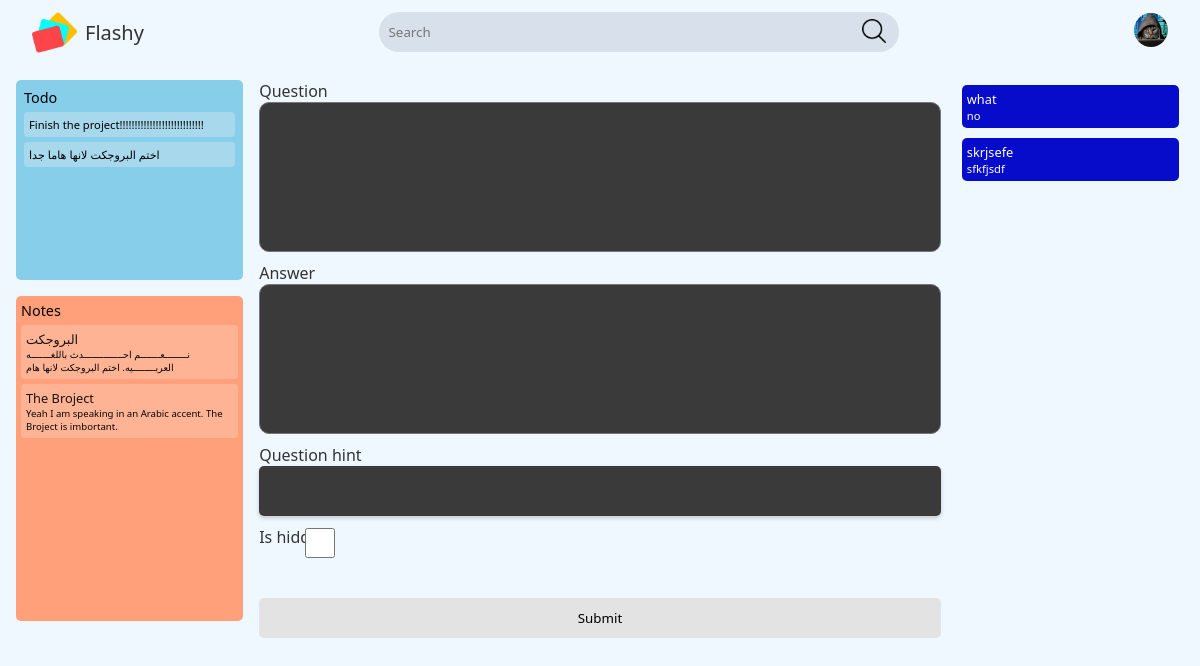
/subject=28/topic=52/create-flashcard (signed in), run on the app's committed database.
### flashcard/models.py (models this page shows, shortened)
class User(AbstractUser):
  name = models.CharField(max_length=300, null=True, blank=False, unique=True)
  username = models.CharField(max_length=300, unique=True)
  email = models.EmailField(unique=True, blank=False)
  biography = models.TextField(null=True, blank=True)
  score = models.IntegerField(null=False, default=0, blank=False)
  class educations(models.TextChoices):
    Middle_School = "Middle_School"
    High_School = "High_School"
    College = "College"
    Graduate_School = "Graduate_School"
  education = models.CharField(max_length=20, choices=educations.choices, default=educations.College)
  avatar = models.ImageField(null=True, default=get_default_avatar, max_length=500)
  prefer_dark_theme = models.BooleanField(default=False, help_text="Do you prefer dark theme?")
  is_active = models.BooleanField(default=True, help_text="If the person is active, it is True")
  date_joined = models.DateTimeField(auto_now_add=True)
  USERNAME_FIELD = 'email'
  REQUIRED_FIELDS = []

class Todo(models.Model):
  task = models.TextField(max_length=255, null=False, blank=False)
  created = models.DateTimeField(auto_now_add=True)
  creator = models.ForeignKey(User, on_delete=models.CASCADE)

class Notes(models.Model):
  title = models.CharField(max_length=3000, null=False, blank=False, default="")
  note = models.TextField(max_length=255, null=False, blank=False)
  flashcard = models.ForeignKey(FlashCard, null=True, on_delete=models.SET_NULL, blank=True)
  topic = models.ForeignKey(Topics, null=True, on_delete=models.SET_NULL, blank=True)
  created = models.DateTimeField(auto_now_add=True)
  updated = models.DateTimeField(auto_now=True)
  creator = models.ForeignKey(User, on_delete=models.CASCADE)

class FlashCard(models.Model):
  creator = models.ForeignKey(User, on_delete=models.SET_NULL, null=True, help_text="Who is the original creator of the flashcard. I will add more functionality where learners can 'fork' it like github repo and pull request the mistakes")
  question = models.TextField(max_length=500, null=False, blank=False)
  question_hint = models.CharField(max_length=30, blank=True, help_text="If you forget, it will appear after a certain while")
  answer = models.TextField(max_length=2000, blank=True)
  created = models.DateTimeField(auto_now_add=True)
  updated = models.DateTimeField(auto_now=True)
  topic = models.ForeignKey(Topics, on_delete=models.SET_NULL, null=True)
  is_hidden = models.BooleanField(default=False)

### flashcard/views.py (the view)
# urls.py: path('subject=<int:subject_id>/topic=<int:topic_id>/create-flashcard', views.create_flashcard, name='create-flashcard'),
def create_flashcard(request, subject_id, topic_id):
	notes = Notes.objects.filter(creator=request.user).order_by("-updated")
	to_do = Todo.objects.filter(creator=request.user).order_by("created")
	current_subject = Subject.objects.get(id=subject_id)
	current_topic = Topics.objects.get(id=topic_id, subject=current_subject)
	flashcard = FlashCard.objects.filter(creator=request.user, topic__subject=current_topic.subject,
	                                     topic=current_topic).order_by("-updated")
	if request.method == 'POST':
		form = FlashcardForm(request.POST)
		user = request.user
		if form.is_valid():
			flashcard = form.save(commit=False)
			flashcard.creator = user
			flashcard.topic = current_topic
			flashcard.save()
			return redirect('create-flashcard', subject_id=current_subject.id, topic_id=current_topic.id)
	else:
		form = FlashcardForm()
	return render(request, 'flashcards/important/flashcard_create.html',
	              {"forms": form, "flashcards": flashcard, "current_topic": current_topic,
	               "current_subject": current_subject, "CreateOrUpdate": "Create", "notes": notes,
	               "todo": to_do, "isUpdate": "false"})

### flashcard/forms.py
class FlashcardForm(ModelForm):
	class Meta:
		model = FlashCard
		fields = ['question', 'answer', 'question_hint', 'is_hidden']

### flashcard/templates/flashcards/important/flashcard_create.html (shortened to what this page needs)
{% extends 'main.html' %}
{% load static %}
{% block css_file %}
<link rel="stylesheet" href="{% static 'styles/important/flashcard_create.css' %}">
{% endblock css_file %}
{% block content %}
  <div class="flashcard-create-div">
    <div class="flashcard-start">
      {% include 'flashcards/components/todo.html' %}
      {% include 'flashcards/components/notes.html' %}
    </div>
    <div class="flashcard-center">
    <div class="form">
      <form action="" method="post">
        {% for field in forms %}
          <div class="form-group">
            <label for="{{ field.id_for_label }}" class="flashcard-label">{{ field.label }}</label>
            {{ field }}
          </div>
        {% endfor %}
        <input type="submit" value="Submit">
      </form>
    </div>
    </div>
    <div class="flashcard-end">
      {% include 'flashcards/components/recently_added_flashcards.html' %}
    </div>
  </div>
{% endblock content %}

### templates/navbar.html (shortened to what this page needs)
{% load static %}
<nav>
  <div id="start" class="logo">
    <a href="{% url 'home' %}">
      <img src="{% static 'images/related/logo.png' %}" class="logo-image">
        <p>Flashy</p>
    </a>
  </div>
  <div id="center" class="search">
    <form class="header_search" method="get" action="{% url 'search' %}">
      <input name="q" placeholder="Search" class="input">
      <button class="search-logo"><img src="{% static 'images/related/search_dark.png' %}" class="search-logo-image" width="24px" height="24px"></button>
    </form>
     </div>
  <div id="end" class="user">
      {% if request.user.is_authenticated %}
        <div class="avatar">
          <a href="{% url 'settings' %}">
            {% if request.user.avatar == "/static/image/avatar/avatar.png"%}
              <img src="{{ request.user.avatar }}" class="avatar-image">
            {% else %}
              <img src="{{ request.user.avatar.url }}" class="avatar-image">
            {% endif %}
          </a>
        </div>
      {% else %}
        <div class="login-button">
            <a href="{% url 'login' %}">
                <button>Login</button>
            </a>
        </div>
      {% endif %}
  </div>
</nav>

### flashcard/templates/flashcards/components/todo.html
{% load static %}
<link rel="stylesheet" href="{% static 'styles/components/todo.css' %}">
<div class="to-do-container container">
  <a href="{% url 'create_todo' %}?next={{ request.path }}"><div class="to-do-header header">Todo </div></a>
    <div class="to-do-body body">
        {% for element in todo %}
          <a href="{% url 'delete_todo' element.id %}?next_url={{ request.path|urlencode }}">
            <div class="todo-element">
              <p class="todo-element-paragraph">{{ element.task }}</p>
            </div>
          </a>
        {% endfor %}
    </div>
</div>

### flashcard/templates/flashcards/components/notes.html
{% load static %}
<link rel="stylesheet" href="{% static 'styles/components/notes.css' %}">
<div class="notes-container container">
  <a href="{% url 'create_notes' %}?next_url={{ request.path }}"><div class="notes-header header">Notes </div></a>
    <div class="notes-body body">
        {% for element in notes %}
           <a href="{% url 'delete_notes' element.id %}?next_url={{ request.path }}">
            <div class="notes-element">
              <p class="notes-element-title">{{ element.title }}</p>
              <p class="notes-element-paragraph">{{ element.note }}</p>
            </div>
           </a>
        {% endfor %}
    </div>
</div>

### flashcard/templates/flashcards/components/recently_added_flashcards.html
{% load static %}
<link rel="stylesheet" href="{% static 'styles/components/recently_added_flashcards.css' %}">
<div class="recently-added">
  {% for flashcard in flashcards %}
    <a href="{% url 'update-flashcard' subject_id=current_subject.id topic_id=current_topic.id flashcard_id=flashcard.id %}">
      <div class="flashcard-list-div">
        <p class="question">{{ flashcard.question|slice:":40" }}</p>
        <p class="answer">{{ flashcard.answer|slice:":40" }}</p>
      </div>
    </a>
  {% endfor %}
</div>

### static/styles/main_dark.css (style rules this page uses)
:root { --search-form-light-background: rgba(120, 131, 155, 0.2); --logo-font-light-color: #333333; --background-color: #F0F8FF; --text-color-light: #333333; --search-button-light-color: #000; --search-form-button-color: invert(100%); --box-shodow-color: rgb(77, 77, 77); --login-button-background: #fff; --login-button-background-hover: linear-gradient(to top, #00d2ff, #3a7bd5); --search-form-border-radius: 40px; --search-form-border-hover: transparent; }
* { padding: 0; margin: 0; box-sizing: border-box; }
body { background-color: var(--background-color); transition: background-color 0.5s ease; color: var(--text-color-light); font-family: "Segoe UI", serif; scroll-behavior: smooth; scrollbar-width: thin; scrollbar-color: #030303 #282828; }
nav { height: 56px; display: flex; flex-direction: row; justify-content: space-between; align-items: center; gap: 1rem; padding: 2rem; }
nav .logo a { display: flex; align-items: center; justify-content: center; gap: 0.5rem; color: var(--text-color-light); font-family: "Jetbrains Mono", "Segoe UI", serif; text-decoration: none; font-size: 20px; }
nav .logo a .logo-image { height: 45px; }
nav .search { height: 50px; display: flex; flex: 1 1 300px; flex-basis: 200px; max-width: 520.8px; }
nav .search form { height: 50px; flex: 1; display: flex; justify-content: center; align-items: center; }
nav .search form input.input { outline: none; border: none; background-color: var(--search-form-light-background); font-family: "Segoe UI", "JetBrains Mono", serif; border-radius: var(--search-form-border-radius) 0 0 var(--search-form-border-radius); padding: 10px; height: 40px; flex: 1; margin-right: 0; color: var(--text-color-light); transition: all 500ms cubic-bezier(0.165, 0.84, 0.44, 1); }
nav .search button { height: 40px; width: 50px; background-color: var(--search-form-light-background); border-radius: 0 var(--search-form-border-radius) var(--search-form-border-radius) 0; border: none; margin-right: 0; transition: all 500ms cubic-bezier(0.165, 0.84, 0.44, 1); }
nav .user { display: flex; gap: 1rem; }
nav .user .avatar a .avatar-image { width: 34px; height: 34px; border-radius: 50%; z-index: 343; }
nav .user { display: flex; justify-content: center; align-items: center; }

### static/styles/important/flashcard_create.css (style rules this page uses)
.flashcard-create-div { display: grid; grid-template-columns: 1fr 3fr 1fr; gap: 1rem; padding: 1rem; }
body { overflow: hidden; }
.flashcard-start { display: flex; flex-direction: column; gap: 1rem; }
.flashcard-center { display: flex; max-height: 100%; height: 100%; border-radius: 5px; }
.flashcard-center .form { display: flex; flex-direction: column; width: 100%; }
.flashcard-center .form form { display: flex; flex-direction: column; gap: 10px; width: 100%; }
.flashcard-center .form form div { display: flex; flex-direction: column; border-radius: 5px; }
.flashcard-center .form form div textarea { border-radius: 10px; padding: 1rem; height: 150px; font-family: inherit; outline: none; background-color: #3b3a3a; color: #ffffff; resize: none; transition: outline 0.5s ease-in-out; }
.flashcard-center .form form div input[type='text'] { border-radius: 5px; padding: 1rem; outline: none; font-family: inherit; border: none; background-color: #3b3a3a; color: #ffffff; transition: outline 0.5s ease-in-out; }
input[type='text'] { box-shadow: 0 2px 4px rgba(0, 0, 0, 0.2); }
.flashcard-center .form form div input[type='checkbox'] { transform: translate(-280px, -20px); height: 30px; }
.flashcard-center .form form input[type='submit'] { height: 40px; border: none; border-radius: 5px; font-family: inherit; background-color: #e3e3e3; }

### static/styles/components/todo.css (style rules this page uses)
.to-do-container { border-radius: 5px; background-color: #87CEEB; display: flex; flex-direction: column; overflow: auto; height: 200px; padding: 0.5rem; }
.to-do-body { display: flex; flex-direction: column; overflow: visible; gap: 5px; }
.to-do-header { font-size: 0.9rem; margin-bottom: 0.3rem; color: #000000; }
.todo-element { display: flex; flex-direction: row; flex-wrap: nowrap; border-radius: 4px; background-color: rgba(236, 236, 236, 0.32); padding: 5px; transition: background-color 0.3s ease-in-out; color: black; }
.to-do-body a { text-decoration: none; color: white; }
.to-do-body a .todo-element .todo-element-paragraph { font-size: 0.7rem; transition: background-color 0.3s ease-in-out; }

### data on the page
User: user.avatar (picture)
Todo: task "Finish the project!!!!!!!!!!!!!!!!!!!!!!!!!!!!"
Todo: task "اختم البروجكت لانها هاما جدا"
Notes: title "البروجكت", note "نــــــــعـــــــم احــــــــــــــدث باللغـــــــه العربــــــــيه. اختم البروجكت لانها هام"
Notes: title "The Broject", note "Yeah I am speaking in an Arabic accent. The Broject is imbortant."
FlashCard: question "what", answer "no"
FlashCard: question "skrjsefe", answer "sfkfjsdf"

### other printed values
{{ field.label }} "Question" "Answer" "Question hint" "Is hidden"
